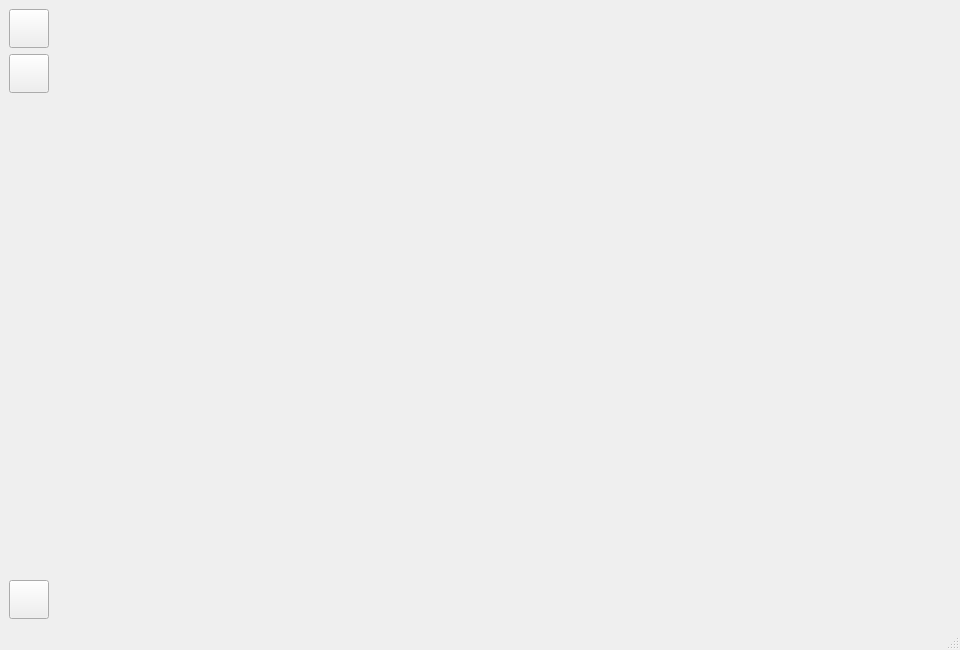
<?xml version="1.0" encoding="UTF-8"?>
<!--
  ~ Flowkeeper - Pomodoro timer for power users and teams
  ~ Copyright (c) 2023 Constantine Kulak
  ~
  ~ This program is free software: you can redistribute it and/or modify
  ~ it under the terms of the GNU General Public License as published by
  ~ the Free Software Foundation; either version 3 of the License, or
  ~ (at your option) any later version.
  ~
  ~ This program is distributed in the hope that it will be useful,
  ~ but WITHOUT ANY WARRANTY; without even the implied warranty of
  ~ MERCHANTABILITY or FITNESS FOR A PARTICULAR PURPOSE.  See the
  ~ GNU General Public License for more details.
  ~
  ~ You should have received a copy of the GNU General Public License
  ~ along with this program.  If not, see <https://www.gnu.org/licenses/>.
  -->

<ui version="4.0">
 <class>MainWindow</class>
 <widget class="QMainWindow" name="MainWindow">
  <property name="geometry">
   <rect>
    <x>0</x>
    <y>0</y>
    <width>960</width>
    <height>650</height>
   </rect>
  </property>
  <property name="windowTitle">
   <string>Flowkeeper</string>
  </property>
  <property name="windowIcon">
   <iconset>
    <normaloff>:/icons/logo.png</normaloff>:/icons/logo.png</iconset>
  </property>
  <widget class="QWidget" name="rootLayout">
   <layout class="QVBoxLayout" name="rootLayoutInternal">
    <property name="spacing">
     <number>0</number>
    </property>
    <property name="leftMargin">
     <number>0</number>
    </property>
    <property name="topMargin">
     <number>0</number>
    </property>
    <property name="rightMargin">
     <number>0</number>
    </property>
    <property name="bottomMargin">
     <number>0</number>
    </property>
    <item>
     <widget class="QWidget" name="mainLayout" native="true">
      <layout class="QHBoxLayout" name="mainLayoutInternal">
       <property name="spacing">
        <number>0</number>
       </property>
       <property name="leftMargin">
        <number>0</number>
       </property>
       <property name="topMargin">
        <number>0</number>
       </property>
       <property name="rightMargin">
        <number>0</number>
       </property>
       <property name="bottomMargin">
        <number>0</number>
       </property>
       <item>
        <widget class="QWidget" name="left_toolbar" native="true">
         <layout class="QVBoxLayout" name="verticalLayout_3">
          <item>
           <layout class="QVBoxLayout" name="left_toolbar_layout">
            <item>
             <widget class="QToolButton" name="toolBacklogs">
              <property name="text">
               <string/>
              </property>
              <property name="iconSize">
               <size>
                <width>32</width>
                <height>32</height>
               </size>
              </property>
             </widget>
            </item>
            <item>
             <widget class="QToolButton" name="toolTeams">
              <property name="text">
               <string/>
              </property>
              <property name="iconSize">
               <size>
                <width>32</width>
                <height>32</height>
               </size>
              </property>
             </widget>
            </item>
            <item>
             <spacer name="verticalSpacer">
              <property name="orientation">
               <enum>Qt::Vertical</enum>
              </property>
              <property name="sizeHint" stdset="0">
               <size>
                <width>20</width>
                <height>40</height>
               </size>
              </property>
             </spacer>
            </item>
            <item>
             <widget class="QToolButton" name="toolSettings">
              <property name="text">
               <string/>
              </property>
              <property name="iconSize">
               <size>
                <width>32</width>
                <height>32</height>
               </size>
              </property>
             </widget>
            </item>
           </layout>
          </item>
         </layout>
        </widget>
       </item>
       <item>
        <widget class="QSplitter" name="splitter">
         <property name="orientation">
          <enum>Qt::Horizontal</enum>
         </property>
         <property name="handleWidth">
          <number>0</number>
         </property>
         <widget class="QWidget" name="leftTableLayout" native="true">
          <layout class="QVBoxLayout" name="leftTableLayoutInternal">
           <property name="spacing">
            <number>0</number>
           </property>
           <property name="leftMargin">
            <number>0</number>
           </property>
           <property name="topMargin">
            <number>0</number>
           </property>
           <property name="rightMargin">
            <number>0</number>
           </property>
           <property name="bottomMargin">
            <number>0</number>
           </property>
          </layout>
         </widget>
         <widget class="QWidget" name="rightTableLayout" native="true">
          <layout class="QVBoxLayout" name="rightTableLayoutInternal">
           <property name="spacing">
            <number>0</number>
           </property>
           <property name="leftMargin">
            <number>0</number>
           </property>
           <property name="topMargin">
            <number>0</number>
           </property>
           <property name="rightMargin">
            <number>0</number>
           </property>
           <property name="bottomMargin">
            <number>0</number>
           </property>
           <item>
            <layout class="QHBoxLayout" name="searchBar">
             <property name="spacing">
              <number>0</number>
             </property>
            </layout>
           </item>
          </layout>
         </widget>
        </widget>
       </item>
      </layout>
     </widget>
    </item>
   </layout>
  </widget>
  <widget class="QStatusBar" name="statusBar"/>
  <widget class="QMenuBar" name="menuBar">
   <property name="geometry">
    <rect>
     <x>0</x>
     <y>0</y>
     <width>960</width>
     <height>35</height>
    </rect>
   </property>
   <property name="nativeMenuBar">
    <bool>true</bool>
   </property>
  </widget>
 </widget>
 <tabstops>
  <tabstop>workitems_table</tabstop>
 </tabstops>
 <resources/>
 <connections/>
</ui>
